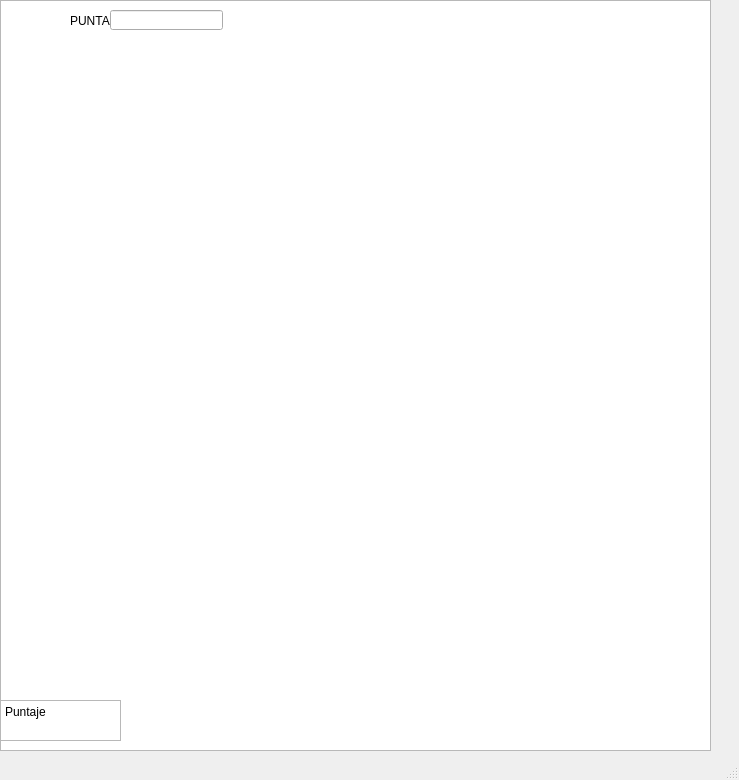
<?xml version="1.0" encoding="UTF-8"?>
<ui version="4.0">
 <class>MainWindow</class>
 <widget class="QMainWindow" name="MainWindow">
  <property name="geometry">
   <rect>
    <x>0</x>
    <y>0</y>
    <width>739</width>
    <height>780</height>
   </rect>
  </property>
  <property name="windowTitle">
   <string>MainWindow</string>
  </property>
  <widget class="QWidget" name="centralwidget">
   <widget class="QGraphicsView" name="graphicsView">
    <property name="geometry">
     <rect>
      <x>0</x>
      <y>0</y>
      <width>711</width>
      <height>751</height>
     </rect>
    </property>
    <property name="sceneRect">
     <rectf>
      <x>0.000000000000000</x>
      <y>0.000000000000000</y>
      <width>700.000000000000000</width>
      <height>700.000000000000000</height>
     </rectf>
    </property>
   </widget>
   <widget class="QPlainTextEdit" name="plainTextEdit">
    <property name="geometry">
     <rect>
      <x>0</x>
      <y>700</y>
      <width>121</width>
      <height>41</height>
     </rect>
    </property>
    <property name="plainText">
     <string>Puntaje
</string>
    </property>
   </widget>
   <widget class="QLabel" name="label">
    <property name="geometry">
     <rect>
      <x>70</x>
      <y>10</y>
      <width>51</width>
      <height>21</height>
     </rect>
    </property>
    <property name="text">
     <string>PUNTAJE: </string>
    </property>
   </widget>
   <widget class="QLineEdit" name="lineEdit">
    <property name="geometry">
     <rect>
      <x>110</x>
      <y>10</y>
      <width>113</width>
      <height>20</height>
     </rect>
    </property>
    <property name="readOnly">
     <bool>true</bool>
    </property>
   </widget>
  </widget>
  <widget class="QMenuBar" name="menubar">
   <property name="geometry">
    <rect>
     <x>0</x>
     <y>0</y>
     <width>739</width>
     <height>17</height>
    </rect>
   </property>
  </widget>
  <widget class="QStatusBar" name="statusbar"/>
 </widget>
 <resources/>
 <connections/>
</ui>
